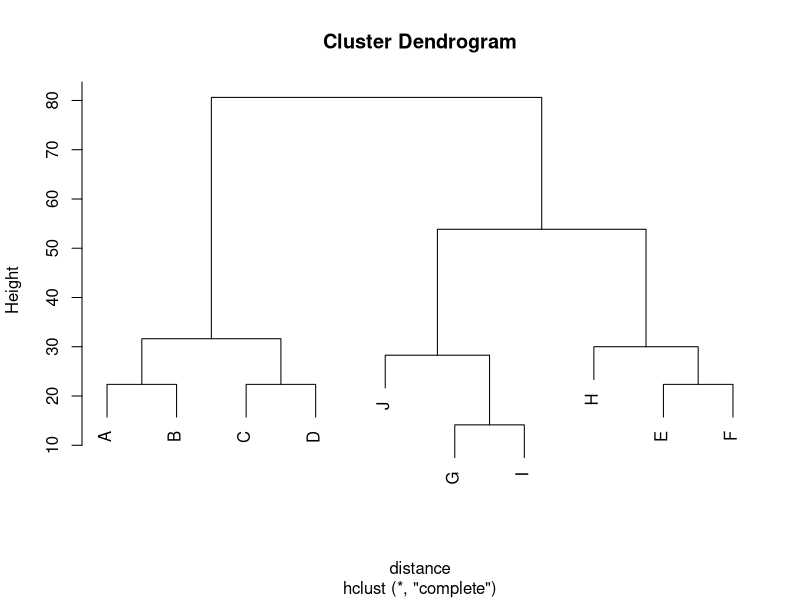

Generate this figure with R:
# 非階層型クラスタリング

x <- c(10, 20, 30, 40, 50, 60, 70, 80, 80, 90)
y <- c(20, 40, 10, 30, 60, 40, 10, 60, 20, 30)

data <- data.frame(x = x, y = y)
rownames(data) = c('A', 'B', 'C', 'D', 'E', 'F', 'G', 'H', 'I', 'J')

distance <- dist(data)
distance

hc <- hclust(distance)
plot(hc)
